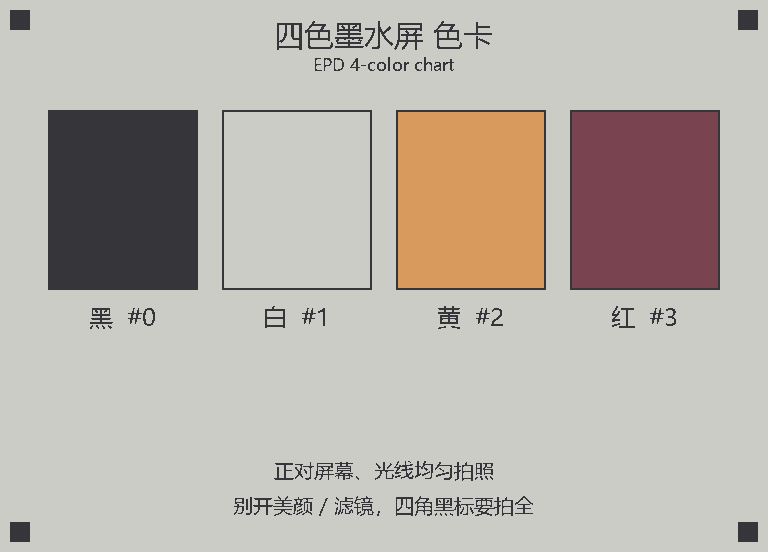
#> input picture evidence/M2/color_card.png, 768 x 552 px
$ python check_color_card.py ../evidence/M2/color_card.png
#> lines starting #> are read from the running program, lines starting #| are printed output that depends on the picture
#!/usr/bin/env python3
"""对「实屏色卡照片」取样：四个色块相对纸白的中位数比值 vs 固件色板。

用法：
    python tools/check_color_card.py 色卡照片.jpg [-o 对照图.png]

步骤：
  1. 自动试 4 个旋转方向，找出「黑 黄 红 自左向右」且大致等高（或自下而上）
     的那个方向（手机竖拍横屏时经常是转过的）
  2. 在 1/4 缩图上用阈值找出黑/黄/红三个大色块，白块取黑块与黄块之间
  3. 取每个色块内部的中位数，除以同一张照片里的「白块中位数」
  4. 与 image_pipeline.c 的 k_pal_srgb 做同样的归一化后比较

方法沿用 docs/calibration.md：以「相对纸白」为准，抵消曝光与白平衡。
注意：夜间/混合光下拍的照片会把黑块抬高、把饱和色压灰（本工具会把这两项
的变化量打出来），所以判断色板是否需要改，请用白天自然光、正对屏幕的照片。
"""
import argparse
import pathlib
import sys

import numpy as np
from PIL import Image, ImageDraw

import epd_preview  # 同一份 PALETTE，避免再抄一份色板

FRAME_W, FRAME_H = 768, 552
PALETTE = epd_preview.PALETTE
NAMES = ["黑", "白", "黄", "红"]
PATCH_W, PATCH_H, PATCH_Y, PATCH_X0, PATCH_DX = 150, 180, 110, 48, 174
PATCH_C = [(PATCH_X0 + i * PATCH_DX + PATCH_W / 2, PATCH_Y + PATCH_H / 2)
           for i in range(4)]     # frame 坐标下的四个色块中心


# ---------------------------------------------------------------- 检测

def blobs(mask: np.ndarray, min_area: int = 150):
    """返回所有连通块：[(cx, cy, area, w, h, fill)]。输入应是缩小过的图。"""
    h, w = mask.shape
    seen = np.zeros_like(mask, dtype=bool)
    out = []
    ys, xs = np.nonzero(mask)
    for y0, x0 in zip(ys, xs):
        if seen[y0, x0]:
            continue
        stack = [(y0, x0)]
        seen[y0, x0] = True
        n = 0
        sx = sy = 0.0
        x1 = x2 = x0
        y1 = y2 = y0
        while stack:
            y, x = stack.pop()
            n += 1
            sx += x
            sy += y
            x1, x2 = min(x1, x), max(x2, x)
            y1, y2 = min(y1, y), max(y2, y)
            for dy, dx in ((1, 0), (-1, 0), (0, 1), (0, -1)):
                ny, nx = y + dy, x + dx
                if 0 <= ny < h and 0 <= nx < w and mask[ny, nx] and not seen[ny, nx]:
                    seen[ny, nx] = True
                    stack.append((ny, nx))
        if n >= min_area:
            bw, bh = x2 - x1 + 1, y2 - y1 + 1
            out.append((sx / n, sy / n, n, bw, bh, n / float(bw * bh)))
    return out


def square_blob(mask: np.ndarray):
    """色块是实心、近似 150:180 的矩形；取满足这个形状的最大连通块。

    这样能自动跳过书上的黑字、粉色导线、PCB 阴影这些干扰。"""
    best = (0.0, 0.0, 0)
    for cx, cy, n, bw, bh, fill in blobs(mask):
        ratio = bw / float(bh)
        if 0.55 < ratio < 1.8 and fill > 0.65 and n > best[2]:
            best = (cx, cy, n)
    return best


def detect(img: Image.Image):
    """在 1/4 缩图上找黑/黄/红三块，返回各自 (x, y, 面积)。"""
    small = img.resize((img.width // 4, img.height // 4), Image.BOX)
    a = np.asarray(small).astype(np.float64)
    r, g, b = a[..., 0], a[..., 1], a[..., 2]
    gray = a.mean(axis=2)

    masks = {
        "黑": gray < 70,
        "黄": (r > 140) & (r - b > 55) & (g > 80) & (g < 210),
        "红": (r - g > 25) & (r < 190) & (g < 120) & (b < 120),
    }
    return {k: square_blob(m) for k, m in masks.items()}


def order_ok(p: dict) -> bool:
    """黑 黄 红 沿同一方向排列，且相邻间距接近（色卡是等距的）。"""
    pts = [p["黑"], p["黄"], p["红"]]
    d1 = np.subtract(pts[1][:2], pts[0][:2])
    d2 = np.subtract(pts[2][:2], pts[1][:2])
    n1, n2 = np.linalg.norm(d1), np.linalg.norm(d2)
    if n1 < 20 or n2 < 20:
        return False
    cosang = float(d1 @ d2 / (n1 * n2))
    # 色卡顺序是 黑 白 黄 红：黑→黄 跨两格，黄→红 跨一格，所以比值应接近 2
    return cosang > 0.95 and 1.4 < n1 / n2 < 2.6


def main() -> int:
    ap = argparse.ArgumentParser()
    ap.add_argument("photo")
    ap.add_argument("-o", "--out", default=None)
    ap.add_argument("--rotate", type=int, default=None,
                    help="强制旋转角度（0/90/180/270，逆时针），默认自动")
    args = ap.parse_args()

    src = Image.open(args.photo).convert("RGB")
#> src is the input picture: PIL image 768x552 RGB; mean R, G, B 185.8, 178.7, 171.5
    angles = [args.rotate] if args.rotate is not None else [0, 90, 180, 270]
    chosen = None
    for ang in angles:
        img = src.rotate(ang, expand=True) if ang else src
        p = detect(img)
        if all(p[k][2] > 500 for k in ("黑", "黄", "红")) and order_ok(p):
            chosen = (ang, img, p)
            break
#> this loop made 1 pass
#> pass 1, in detect, `small = img.resize((img.width // 4, img.height // 4), Image.BOX)`:
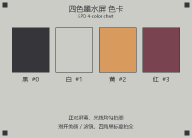
#> small: PIL image 192x138 RGB; mean R, G, B 185.8, 178.7, 171.5
#> pass 1, in detect, `r, g, b = a[..., 0], a[..., 1], a[..., 2]`:
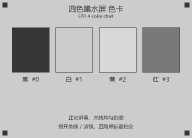
#> r: shape (138, 192) float64; min 54, max 216, mean 185.8
#> pass 1, in detect, `r, g, b = a[..., 0], a[..., 1], a[..., 2]`:
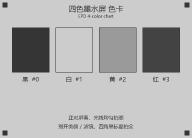
#> g: shape (138, 192) float64; min 53, max 204, mean 178.7
    if chosen is None:
        print("没能定位三个色块：请正对屏幕、让四个色块都拍全（可加 --rotate 90）")
        return 1
    ang, img, p = chosen
#> ang = 0
    scale = 4  # 检测是在 1/4 缩图上做的

    # 白块 = 黑块与黄块连线的中点
    white = ((p["黑"][0] + p["黄"][0]) / 2, (p["黑"][1] + p["黄"][1]) / 2)
#> white = (73.75, 49.5)
    centers = {"黑": p["黑"][:2], "白": white, "黄": p["黄"][:2], "红": p["红"][:2]}
#> centers = {'黑': (30, 49.5), '白': (73.75, 49.5), '黄': (117.5, 49.5), '红': (161, 49.5)}

    a = np.asarray(img).astype(np.float64)
    box = int(PATCH_W * scale * 0.22)          # 取样半径：色块的 ~22%
    vals = {}
    for k, (cx, cy) in centers.items():
        x, y = int(cx * scale), int(cy * scale)
        vals[k] = np.median(a[y - box:y + box, x - box:x + box].reshape(-1, 3), axis=0)
#> this loop made 4 passes
#> (k, cx, x) on passes 1 to 4: ('黑', 30, 120), ('白', 73.75, 295), ('黄', 117.5, 470), ('红', 161, 644)
#> after the loop, vals = {'黑': [nan, nan, nan], '白': [204, 204, 198], '黄': [204, 204, 198], '红': [204, 204, 198]}

    w = vals["白"]
#> w = [204, 204, 198]
    print(f"旋转 {ang}°，取样半径 {box}px")
#| 旋转 0°，取样半径 132px
    print("\n颜料  照片中位数        相对纸白            色板相对纸白")
    pal_rel = {n: PALETTE[i] / PALETTE[1] for i, n in enumerate(NAMES)}
    for k in NAMES:
        rel = vals[k] / w
        pr = pal_rel[k]
        print(f"{k}   {vals[k].round(0)!s:18s} "
              f"{rel[0]:.2f}/{rel[1]:.2f}/{rel[2]:.2f}   "
              f"{pr[0]:.2f}/{pr[1]:.2f}/{pr[2]:.2f}")
#> this loop made 4 passes
#> rel on passes 1 to 4: [nan, nan, nan], [1, 1, 1], [1, 1, 1], [1, 1, 1]
#| 黑   [nan nan nan]      nan/nan/nan   0.16/0.16/0.18
#| 白   [204. 204. 198.]   1.00/1.00/1.00   1.00/1.00/1.00
#| 黄   [204. 204. 198.]   1.00/1.00/1.00   1.13/0.75/0.05
#| 红   [204. 204. 198.]   1.00/1.00/1.00   0.57/0.18/0.13

    black_lift = vals["黑"].mean() / w.mean()
#> black_lift = nan
    print(f"\n黑块/纸白 = {black_lift:.2f}（色板 0.16；>0.22 说明照片暗部被抬高，"
          f"彩度会被压低，建议白天重拍）")
#| 黑块/纸白 = nan（色板 0.16；>0.22 说明照片暗部被抬高，彩度会被压低，建议白天重拍）

    if args.out:
        left = img.copy()
        d = ImageDraw.Draw(left)
        for k, (cx, cy) in centers.items():
            x, y = cx * scale, cy * scale
            d.rectangle([x - box, y - box, x + box, y + box], outline=(0, 255, 0), width=4)
        card = Image.open(pathlib.Path(__file__).parent.parent /
                          "evidence/M2/color_card.png")
        left = left.resize((FRAME_W, int(left.height * FRAME_W / left.width)))
        out = Image.new("RGB", (FRAME_W * 2 + 16, max(left.height, card.height) + 28),
                        "white")
        out.paste(left, (0, 28))
        out.paste(card, (FRAME_W + 16, 28))
        ImageDraw.Draw(out).text((8, 8), "photo", fill=(0, 0, 0))
        ImageDraw.Draw(out).text((FRAME_W + 24, 8), "model", fill=(0, 0, 0))
        out.save(args.out)
        print("对照图:", args.out)
    return 0


if __name__ == "__main__":
    sys.exit(main())
#> (the program exits here)
